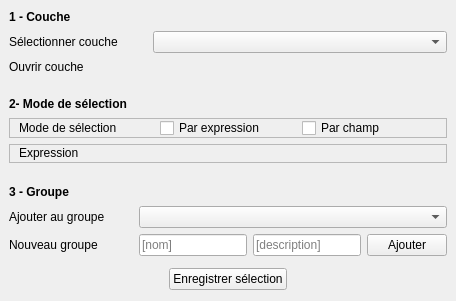
                      <widget class="QFrame" name="selectionParamsFrame">
                       <property name="sizePolicy">
                        <sizepolicy hsizetype="Expanding" vsizetype="Maximum">
                         <horstretch>0</horstretch>
                         <verstretch>0</verstretch>
                        </sizepolicy>
                       </property>
                       <property name="minimumSize">
                        <size>
                         <width>300</width>
                         <height>250</height>
                        </size>
                       </property>
                       <property name="frameShape">
                        <enum>QFrame::NoFrame</enum>
                       </property>
                       <property name="frameShadow">
                        <enum>QFrame::Raised</enum>
                       </property>
                       <layout class="QVBoxLayout" name="verticalLayout_18">
                        <property name="spacing">
                         <number>3</number>
                        </property>
                        <property name="leftMargin">
                         <number>0</number>
                        </property>
                        <property name="topMargin">
                         <number>0</number>
                        </property>
                        <property name="rightMargin">
                         <number>0</number>
                        </property>
                        <item>
                         <widget class="QFrame" name="selectionLayerFrame">
                          <property name="sizePolicy">
                           <sizepolicy hsizetype="Expanding" vsizetype="Preferred">
                            <horstretch>0</horstretch>
                            <verstretch>0</verstretch>
                           </sizepolicy>
                          </property>
                          <property name="minimumSize">
                           <size>
                            <width>200</width>
                            <height>65</height>
                           </size>
                          </property>
                          <property name="frameShape">
                           <enum>QFrame::NoFrame</enum>
                          </property>
                          <property name="frameShadow">
                           <enum>QFrame::Raised</enum>
                          </property>
                          <layout class="QGridLayout" name="gridLayout_7">
                           <item row="0" column="0">
                            <widget class="QLabel" name="selectionLayerLabel">
                             <property name="sizePolicy">
                              <sizepolicy hsizetype="Fixed" vsizetype="Fixed">
                               <horstretch>0</horstretch>
                               <verstretch>0</verstretch>
                              </sizepolicy>
                             </property>
                             <property name="minimumSize">
                              <size>
                               <width>0</width>
                               <height>16</height>
                              </size>
                             </property>
                             <property name="font">
                              <font>
                               <weight>75</weight>
                               <bold>true</bold>
                              </font>
                             </property>
                             <property name="text">
                              <string>1 - Couche</string>
                             </property>
                            </widget>
                           </item>
                           <item row="2" column="0">
                            <widget class="QLabel" name="selectionOpenLayerLabel">
                             <property name="sizePolicy">
                              <sizepolicy hsizetype="Fixed" vsizetype="Fixed">
                               <horstretch>0</horstretch>
                               <verstretch>0</verstretch>
                              </sizepolicy>
                             </property>
                             <property name="minimumSize">
                              <size>
                               <width>67</width>
                               <height>16</height>
                              </size>
                             </property>
                             <property name="text">
                              <string>Ouvrir couche</string>
                             </property>
                            </widget>
                           </item>
                           <item row="1" column="0">
                            <widget class="QLabel" name="selectionLayerLabel_5">
                             <property name="sizePolicy">
                              <sizepolicy hsizetype="Fixed" vsizetype="Minimum">
                               <horstretch>0</horstretch>
                               <verstretch>0</verstretch>
                              </sizepolicy>
                             </property>
                             <property name="minimumSize">
                              <size>
                               <width>138</width>
                               <height>16</height>
                              </size>
                             </property>
                             <property name="layoutDirection">
                              <enum>Qt::LeftToRight</enum>
                             </property>
                             <property name="text">
                              <string>Sélectionner couche</string>
                             </property>
                            </widget>
                           </item>
                           <item row="2" column="1" colspan="2">
                            <widget class="QgsFileWidget" name="selectionInLayer">
                             <property name="sizePolicy">
                              <sizepolicy hsizetype="Expanding" vsizetype="Fixed">
                               <horstretch>0</horstretch>
                               <verstretch>0</verstretch>
                              </sizepolicy>
                             </property>
                             <property name="minimumSize">
                              <size>
                               <width>100</width>
                               <height>13</height>
                              </size>
                             </property>
                            </widget>
                           </item>
                           <item row="1" column="1" colspan="2">
                            <widget class="QgsMapLayerComboBox" name="selectionInLayerCombo">
                             <property name="sizePolicy">
                              <sizepolicy hsizetype="Expanding" vsizetype="Fixed">
                               <horstretch>0</horstretch>
                               <verstretch>0</verstretch>
                              </sizepolicy>
                             </property>
                             <property name="minimumSize">
                              <size>
                               <width>60</width>
                               <height>13</height>
                              </size>
                             </property>
                            </widget>
                           </item>
                          </layout>
                         </widget>
                        </item>
                        <item>
                         <widget class="QFrame" name="selectionModeFrame">
                          <property name="sizePolicy">
                           <sizepolicy hsizetype="Expanding" vsizetype="Preferred">
                            <horstretch>0</horstretch>
                            <verstretch>0</verstretch>
                           </sizepolicy>
                          </property>
                          <property name="minimumSize">
                           <size>
                            <width>200</width>
                            <height>85</height>
                           </size>
                          </property>
                          <property name="frameShape">
                           <enum>QFrame::NoFrame</enum>
                          </property>
                          <property name="frameShadow">
                           <enum>QFrame::Raised</enum>
                          </property>
                          <layout class="QVBoxLayout" name="verticalLayout">
                           <item>
                            <widget class="QLabel" name="selectionStep2Label">
                             <property name="sizePolicy">
                              <sizepolicy hsizetype="Preferred" vsizetype="Fixed">
                               <horstretch>0</horstretch>
                               <verstretch>0</verstretch>
                              </sizepolicy>
                             </property>
                             <property name="minimumSize">
                              <size>
                               <width>0</width>
                               <height>16</height>
                              </size>
                             </property>
                             <property name="font">
                              <font>
                               <weight>75</weight>
                               <bold>true</bold>
                              </font>
                             </property>
                             <property name="text">
                              <string>2- Mode de sélection</string>
                             </property>
                            </widget>
                           </item>
                           <item>
                            <widget class="QFrame" name="frame_13">
                             <property name="sizePolicy">
                              <sizepolicy hsizetype="Expanding" vsizetype="Minimum">
                               <horstretch>0</horstretch>
                               <verstretch>0</verstretch>
                              </sizepolicy>
                             </property>
                             <property name="maximumSize">
                              <size>
                               <width>16777215</width>
                               <height>20</height>
                              </size>
                             </property>
                             <property name="frameShape">
                              <enum>QFrame::StyledPanel</enum>
                             </property>
                             <property name="frameShadow">
                              <enum>QFrame::Raised</enum>
                             </property>
                             <layout class="QHBoxLayout" name="horizontalLayout_4">
                              <property name="topMargin">
                               <number>0</number>
                              </property>
                              <property name="bottomMargin">
                               <number>0</number>
                              </property>
                              <item>
                               <widget class="QLabel" name="selectionModeLabel_2">
                                <property name="minimumSize">
                                 <size>
                                  <width>86</width>
                                  <height>12</height>
                                 </size>
                                </property>
                                <property name="text">
                                 <string>Mode de sélection</string>
                                </property>
                               </widget>
                              </item>
                              <item>
                               <widget class="QCheckBox" name="exprSelectionMode_2">
                                <property name="minimumSize">
                                 <size>
                                  <width>0</width>
                                  <height>13</height>
                                 </size>
                                </property>
                                <property name="text">
                                 <string>Par expression</string>
                                </property>
                               </widget>
                              </item>
                              <item>
                               <widget class="QCheckBox" name="fieldSelectionMode_2">
                                <property name="minimumSize">
                                 <size>
                                  <width>0</width>
                                  <height>13</height>
                                 </size>
                                </property>
                                <property name="text">
                                 <string>Par champ</string>
                                </property>
                               </widget>
                              </item>
                             </layout>
                            </widget>
                           </item>
                           <item>
                            <widget class="QFrame" name="frame_14">
                             <property name="sizePolicy">
                              <sizepolicy hsizetype="Expanding" vsizetype="Preferred">
                               <horstretch>0</horstretch>
                               <verstretch>0</verstretch>
                              </sizepolicy>
                             </property>
                             <property name="frameShape">
                              <enum>QFrame::StyledPanel</enum>
                             </property>
                             <property name="frameShadow">
                              <enum>QFrame::Raised</enum>
                             </property>
                             <layout class="QHBoxLayout" name="horizontalLayout_15">
                              <property name="topMargin">
                               <number>0</number>
                              </property>
                              <property name="bottomMargin">
                               <number>0</number>
                              </property>
                              <item>
                               <widget class="QLabel" name="selectionExprLabel">
                                <property name="sizePolicy">
                                 <sizepolicy hsizetype="Fixed" vsizetype="Fixed">
                                  <horstretch>0</horstretch>
                                  <verstretch>0</verstretch>
                                 </sizepolicy>
                                </property>
                                <property name="minimumSize">
                                 <size>
                                  <width>52</width>
                                  <height>13</height>
                                 </size>
                                </property>
                                <property name="text">
                                 <string>Expression</string>
                                </property>
                               </widget>
                              </item>
                              <item>
                               <widget class="QgsFieldExpressionWidget" name="selectionExpr">
                                <property name="minimumSize">
                                 <size>
                                  <width>100</width>
                                  <height>13</height>
                                 </size>
                                </property>
                                <property name="maximumSize">
                                 <size>
                                  <width>16777215</width>
                                  <height>16</height>
                                 </size>
                                </property>
                               </widget>
                              </item>
                             </layout>
                            </widget>
                           </item>
                          </layout>
                         </widget>
                        </item>
                        <item>
                         <widget class="QFrame" name="selectGroupFrame">
                          <property name="sizePolicy">
                           <sizepolicy hsizetype="Expanding" vsizetype="Preferred">
                            <horstretch>0</horstretch>
                            <verstretch>0</verstretch>
                           </sizepolicy>
                          </property>
                          <property name="minimumSize">
                           <size>
                            <width>200</width>
                            <height>50</height>
                           </size>
                          </property>
                          <property name="frameShape">
                           <enum>QFrame::NoFrame</enum>
                          </property>
                          <property name="frameShadow">
                           <enum>QFrame::Raised</enum>
                          </property>
                          <layout class="QGridLayout" name="gridLayout_8">
                           <item row="0" column="0">
                            <widget class="QLabel" name="selectionGroupLabel">
                             <property name="sizePolicy">
                              <sizepolicy hsizetype="Fixed" vsizetype="Fixed">
                               <horstretch>0</horstretch>
                               <verstretch>0</verstretch>
                              </sizepolicy>
                             </property>
                             <property name="minimumSize">
                              <size>
                               <width>59</width>
                               <height>16</height>
                              </size>
                             </property>
                             <property name="font">
                              <font>
                               <weight>75</weight>
                               <bold>true</bold>
                              </font>
                             </property>
                             <property name="text">
                              <string>3 - Groupe</string>
                             </property>
                            </widget>
                           </item>
                           <item row="1" column="0">
                            <widget class="QLabel" name="selectionGroupAddLabel">
                             <property name="sizePolicy">
                              <sizepolicy hsizetype="Fixed" vsizetype="Fixed">
                               <horstretch>0</horstretch>
                               <verstretch>0</verstretch>
                              </sizepolicy>
                             </property>
                             <property name="minimumSize">
                              <size>
                               <width>124</width>
                               <height>16</height>
                              </size>
                             </property>
                             <property name="text">
                              <string>Ajouter au groupe</string>
                             </property>
                            </widget>
                           </item>
                           <item row="1" column="1" colspan="3">
                            <widget class="QComboBox" name="selectionGroupCombo">
                             <property name="sizePolicy">
                              <sizepolicy hsizetype="Expanding" vsizetype="Fixed">
                               <horstretch>0</horstretch>
                               <verstretch>0</verstretch>
                              </sizepolicy>
                             </property>
                             <property name="minimumSize">
                              <size>
                               <width>70</width>
                               <height>16</height>
                              </size>
                             </property>
                            </widget>
                           </item>
                           <item row="2" column="0">
                            <widget class="QLabel" name="selectionGroupAddLabel_2">
                             <property name="sizePolicy">
                              <sizepolicy hsizetype="Fixed" vsizetype="Fixed">
                               <horstretch>0</horstretch>
                               <verstretch>0</verstretch>
                              </sizepolicy>
                             </property>
                             <property name="minimumSize">
                              <size>
                               <width>80</width>
                               <height>16</height>
                              </size>
                             </property>
                             <property name="text">
                              <string>Nouveau groupe</string>
                             </property>
                            </widget>
                           </item>
                           <item row="2" column="1">
                            <widget class="QLineEdit" name="selectionGroupName">
                             <property name="minimumSize">
                              <size>
                               <width>40</width>
                               <height>13</height>
                              </size>
                             </property>
                             <property name="placeholderText">
                              <string>[nom]</string>
                             </property>
                            </widget>
                           </item>
                           <item row="2" column="2">
                            <widget class="QLineEdit" name="selectionGroupDescr">
                             <property name="minimumSize">
                              <size>
                               <width>40</width>
                               <height>13</height>
                              </size>
                             </property>
                             <property name="placeholderText">
                              <string>[description]</string>
                             </property>
                            </widget>
                           </item>
                           <item row="2" column="3">
                            <widget class="QPushButton" name="selectionGroupAdd">
                             <property name="sizePolicy">
                              <sizepolicy hsizetype="Expanding" vsizetype="Fixed">
                               <horstretch>0</horstretch>
                               <verstretch>0</verstretch>
                              </sizepolicy>
                             </property>
                             <property name="minimumSize">
                              <size>
                               <width>10</width>
                               <height>13</height>
                              </size>
                             </property>
                             <property name="toolTip">
                              <string>Ajoute un nouveau groupe</string>
                             </property>
                             <property name="text">
                              <string>Ajouter</string>
                             </property>
                            </widget>
                           </item>
                          </layout>
                         </widget>
                        </item>
                        <item>
                         <widget class="QFrame" name="frame_3">
                          <property name="sizePolicy">
                           <sizepolicy hsizetype="Expanding" vsizetype="Fixed">
                            <horstretch>0</horstretch>
                            <verstretch>0</verstretch>
                           </sizepolicy>
                          </property>
                          <property name="minimumSize">
                           <size>
                            <width>0</width>
                            <height>20</height>
                           </size>
                          </property>
                          <property name="frameShape">
                           <enum>QFrame::NoFrame</enum>
                          </property>
                          <property name="frameShadow">
                           <enum>QFrame::Raised</enum>
                          </property>
                          <layout class="QHBoxLayout" name="horizontalLayout_6">
                           <property name="topMargin">
                            <number>0</number>
                           </property>
                           <property name="bottomMargin">
                            <number>0</number>
                           </property>
                           <item>
                            <widget class="QPushButton" name="selectionAdd">
                             <property name="sizePolicy">
                              <sizepolicy hsizetype="Maximum" vsizetype="Maximum">
                               <horstretch>0</horstretch>
                               <verstretch>0</verstretch>
                              </sizepolicy>
                             </property>
                             <property name="text">
                              <string>Enregistrer sélection</string>
                             </property>
                             <property name="icon">
                              <iconset resource="../BioDispersal/resources.qrc">
                               <normaloff>:/plugins/eco_cont/icons/mActionFileSave.svg</normaloff>:/plugins/eco_cont/icons/mActionFileSave.svg</iconset>
                             </property>
                            </widget>
                           </item>
                          </layout>
                         </widget>
                        </item>
                       </layout>
                      </widget>
